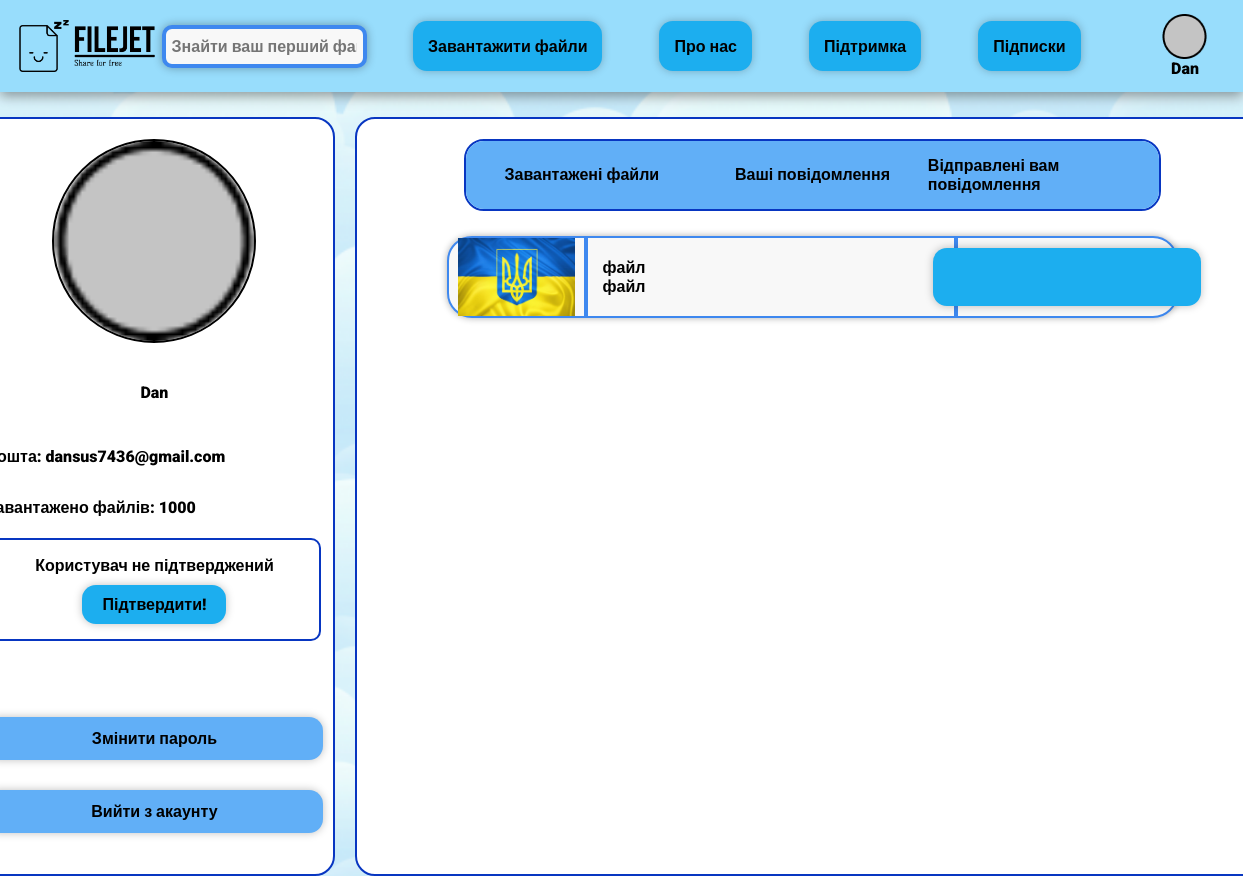
Before: /profile/ (signed in) with the older database file.
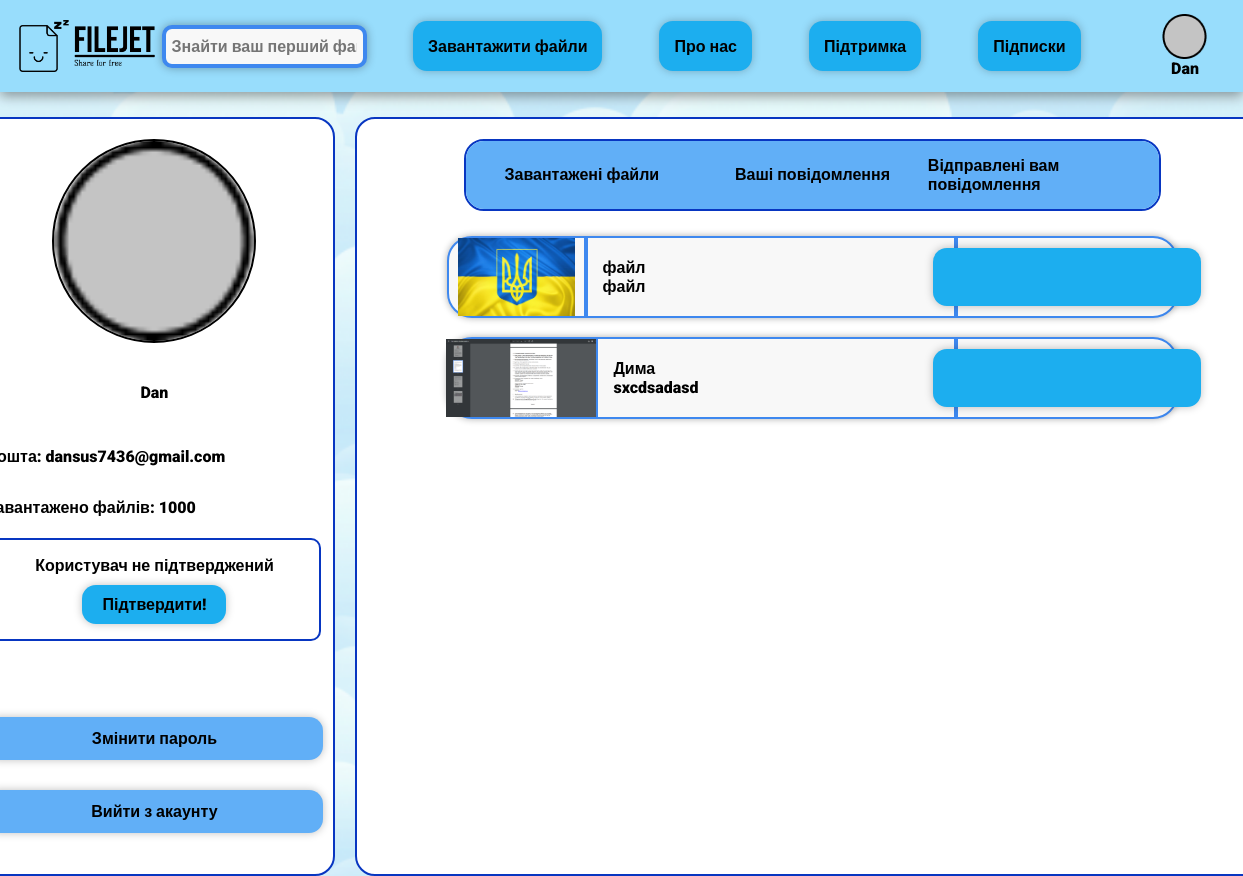
After: the same page with the newer database file.
### FileApp/models.py (models this page shows)
class File(models.Model):
    file_path = models.FileField(upload_to='files/%Y/%m/%d', max_length=100, null=True, blank=True)
    name = models.CharField(max_length=255, null=True, blank=True)
    description = models.TextField(null=True, blank=True)
    category = models.ForeignKey(Category, on_delete=models.CASCADE, null=True, blank=True)
    private = models.BooleanField()
    image = models.ImageField(upload_to='image/%Y/%m/%d', null=True, blank=True)
    user = models.ForeignKey(settings.AUTH_USER_MODEL, on_delete=models.CASCADE, null=True, blank=True)
    def __str__(self):
        return self.name

### ProfileApp/views.py (the view)
# urls.py: path(r'profile/', show_profile, name='profile'),
@login_required(login_url='main')
def show_profile(request):
    context = {}
    files = list(File.objects.filter(user = request.user))
    profile = Profile.objects.get(user=request.user)
    context['profile'] = profile
    context['files'] = files
    print(files)
    return render(request, 'profile.html', context)

### MainApp/templatetags/base.py (called while the page is built)
@register.simple_tag
def give_user(request):
    if request.user.is_authenticated:
        user = request.user
        profile = Profile.objects.get(user=user)
        return profile

### ProfileApp/templates/profile.html (shortened to what this page needs)
{% extends 'base.html' %}
{% load static %}
{% block style %} <link rel="stylesheet" href="{% static 'css/profile.css' %}"> {% endblock %}
{% block content %}
<div id="content">
    <div id="profile-menu">
        <div id="profile-picture">
            {% if profile.image %}
            <img class="image_account" src="{{ profile.image.url }}" alt="Нема аккаунту">
            {% else %}
            <img class="image_account" src="{% static 'elipss.png' %}" alt="Нема аккаунту">
            {% endif %}
        </div>
        <div id="text-info">
            <div id="name-login">
                <span>{{ profile.user.username }}</span>
            </div>
            <div id="email">
                <span>Пошта: {{ profile.user.email }}</span>
            </div>
            <div id="amount-files">
                <span>Завантажено файлів: 1000</span>
            </div>
            <div id="acception">
                <span>Користувач не підтверджений</span>
                <a href="{% url 'authenticate' %}" id="button-accept-email">Підтвердити!</a>
            </div>
        </div>
        <div id="profile-buttons">
            <a href=""><span>Змінити пароль</span></a>
            <a href="{% url 'logout' %}"><span>Вийти з акаунту</span></a>
        </div>
    </div>
    <div id="profile-content">
        <div id="buttons-menu">
            <a href="">Завантажені файли</a>
            <a href="">Ваші повідомлення</a>
            <a href="">Відправлені вам повідомлення</a>
        </div>
        <div id="files">
            {% for file in files %}
            <div class="file">
                <div class="file-image">
                    <img src="{{ file.image.url }}" alt="{{ file.name }}">
                </div>
                <div class="file-info">
                    <span>{{ file.name }}</span>
                    <span>{{ file.description }}</span>
                </div>
                <div class="file-button">
                    <a class="button-to-file" href=""></a>
                </div>
            </div>
            {% endfor %}
        </div>
    </div>
</div>
{% endblock %}

Changed rows visible on the page:
added File: image (picture), name "Дима", description "sxcdsadasd"
